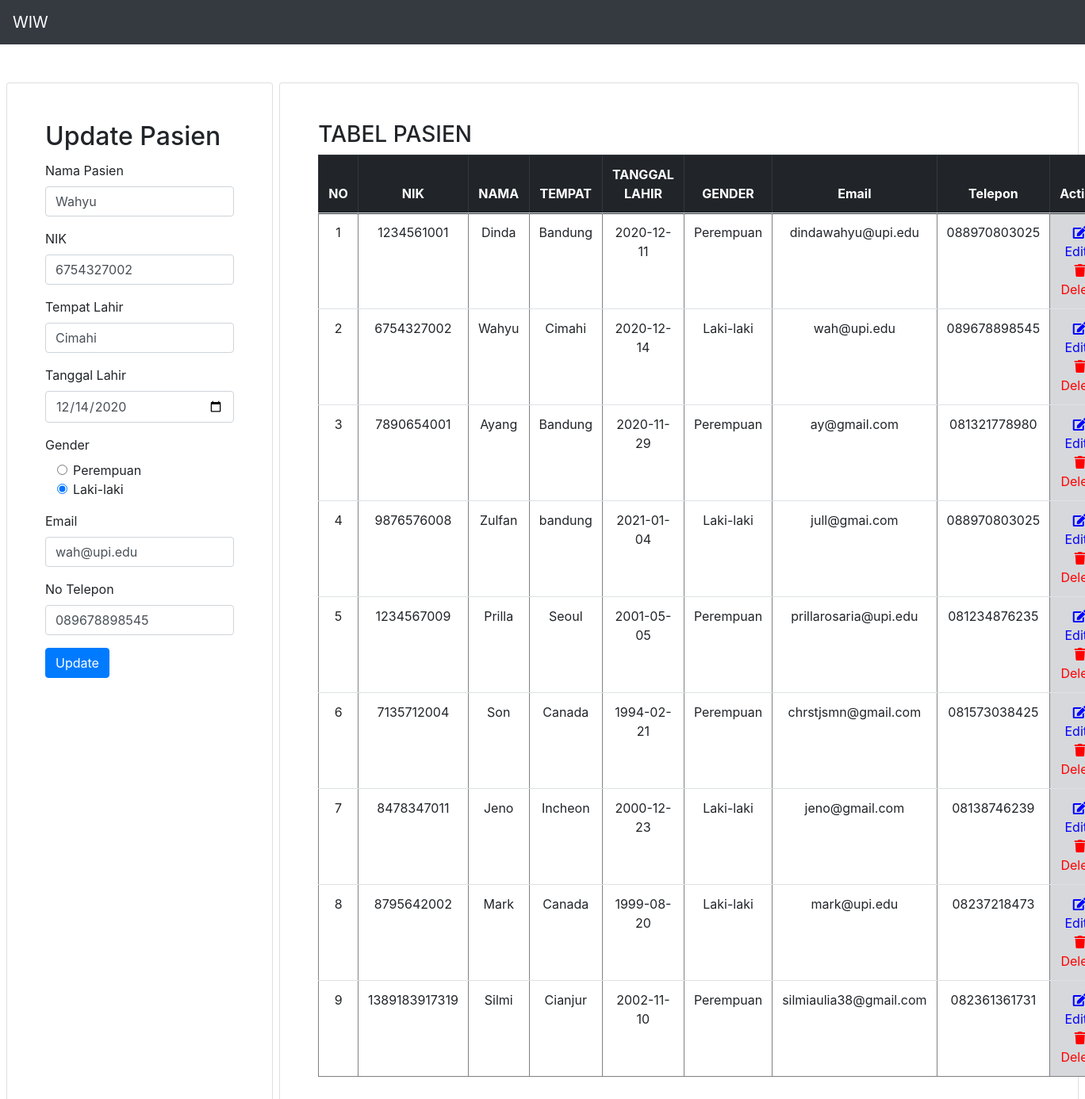
The page /MVP-01/index.php?id_edit=2 on the database its author committed.
### tables this page shows
CREATE TABLE `pasien` (
  `id` int(11) NOT NULL,
  `nik` varchar(100) NOT NULL,
  `nama` varchar(100) NOT NULL,
  `tempat` varchar(100) NOT NULL,
  `tl` varchar(100) NOT NULL,
  `gender` varchar(10) NOT NULL,
  `email` varchar(100) NOT NULL,
  `telp` varchar(100) NOT NULL
);

### MVP-01/index.php (called while the page is built, shortened)
<?php
include("model/DB.class.php");
include("model/TabelPasien.class.php");
include("view/TampilPasien.php");
$tp = new TampilPasien();
$data = $tp->tampil();
if(isset($_GET['id_edit'])) {
    $tp->editform($_GET['id_edit']);
}

### MVP-01/presenter/ProsesPasien.php (called while the page is built, shortened)
<?php
class ProsesPasien implements KontrakPresenter
{
	private $tabelpasien;
	private $data = [];
	function ProsesPasien()
	{
		try {
			$db_host = "localhost";
			$db_user = "root";
			$db_password = "";
			$db_name = "mvp_01";
			$this->tabelpasien = new TabelPasien($db_host, $db_user, $db_password, $db_name);
			$this->data = array();
		} catch (Exception $e) {
			echo "wiw error" . $e->getMessage();
		}
	}
	function prosesDataPasien()
	{
		try {
			$this->tabelpasien->open();
			$this->tabelpasien->getPasien();
			while ($row = $this->tabelpasien->getResult()) {
				$this->data[] = $row;
			}
		} catch (Exception $e) {
			echo "wiw error part 2" . $e->getMessage();
		}
	}
	function getUpdate($id){
		try {
			$this->tabelpasien->open();
			$this->tabelpasien->getPasienDetail($id);
			$row = $this->tabelpasien->getResult();
			return $data_update = $row;
		} catch (Exception $e) {
			echo "wiw error part 2" . $e->getMessage();
		}
	}
	function getId($i)
	{
		return $this->data[$i]['id'];
	}
	function getNik($i)
	{
		return $this->data[$i]['nik'];
	}
	function getNama($i)
	{
		return $this->data[$i]['nama'];
	}
	function getTempat($i)
	{
		return $this->data[$i]['tempat'];
	}
	function getTl($i)
	{
		return $this->data[$i]['tl'];
	}
	function getGender($i)
	{
		return $this->data[$i]['gender'];
	}
	function getEmail($i)
	{
		return $this->data[$i]['email'];
	}
	function getTelp($i)
	{
		return $this->data[$i]['telp'];
	}
}

### MVP-01/model/DB.class.php (called while the page is built, shortened)
<?php
class DB
{
	var $db_host = 'localhost';
	var $db_user = 'root';
	var $db_password = '';
	var $db_name = 'mvp_01';
	var $db_link = '';
	var $result = 0;
	function DB($db_host = '', $db_user = '', $db_password = '', $db_name = '')
	{
		$this->db_host = $db_host;
		$this->db_user = $db_user;
		$this->db_password = $db_password;
		$this->db_name = $db_name;
	}
	function open()
	{
		$this->db_link = mysqli_connect($this->db_host, $this->db_user, $this->db_password, $this->db_name);
	}
	function execute($query = "")
	{
		$this->result = mysqli_query($this->db_link, $query);
		return $this->result;
	}
	function getResult()
	{
		return mysqli_fetch_array($this->result);
	}
}

### MVP-01/model/TabelPasien.class.php (called while the page is built, shortened)
<?php
class TabelPasien extends DB
{
	function getPasien()
	{
		$query = "SELECT * FROM pasien";
		return $this->execute($query);
	}
	function getPasienDetail($id)
	{
		$query = "SELECT * FROM pasien WHERE id = '$id'";
		return $this->execute($query);
	}
}

### MVP-01/view/TampilPasien.php (the view, shortened to what this page needs)
<?php
include("presenter/ProsesPasien.php");
class TampilPasien implements KontrakView
{
	private $prosespasien;
	private $data_form = null;
	private $data = null;
	function TampilPasien()
	{
		$this->prosespasien = new ProsesPasien();
	}
	function tampil()
	{
		$this->prosespasien->prosesDataPasien();
		for ($i = 0; $i < $this->prosespasien->getSize(); $i++) {
			$no = $i + 1;
			$this->data .= "<tr>
			<td>" . $no . "</td>
			<td>" . $this->prosespasien->getNik($i) . "</td>
			<td>" . $this->prosespasien->getNama($i) . "</td>
			<td>" . $this->prosespasien->getTempat($i) . "</td>
			<td>" . $this->prosespasien->getTl($i) . "</td>
			<td>" . $this->prosespasien->getGender($i) . "</td>
			<td>" . $this->prosespasien->getEmail($i) . "</td>
			<td>" . $this->prosespasien->getTelp($i) . "</td>
			<td class='table-secondary' align='center'>
				<a href='index.php?id_edit=". $this->prosespasien->getId($i) . "' id='text-edit' class='text-edit'><i id='edit' class='fa fa-fw fa-edit'></i> Edit</a> |
				<a href='index.php?id_hapus=". $this->prosespasien->getId($i) . "' id='text-delete' class='text-delete'><i id='delete' class='fa fa-fw fa-trash'></i> Delete</a>
			</td>";
		}
	}
	function editform($id)
	{
		$data = $this->prosespasien->getUpdate($id);
		$this->data_form .= "<h2 class='card-title'>Update Pasien</h2>
							<form action='". $this->prosespasien->prosesUpdate() ."' method='POST'>
								<input type='hidden' name='id' value='". $id ."'>
								<div class='form-row'>
									<div class='form-group col'>
									<label for='nama'>Nama Pasien</label>
									<input type='text' class='form-control' name='nama' required value='". $data['nama']."'/>
									</div>
								</div>
								<div class='form-row'>
									<div class='form-group col'>
									<label for='nik'>NIK</label>
									<input type='text' class='form-control' name='nik' required value='". $data['nik']."'/>
									</div>
								</div>
								<div class='form-row'>
									<div class='form-group col'>
									<label for='tempat'>Tempat Lahir</label>
									<input type='text' class='form-control' name='tempat' required value='". $data['tempat']."'/>
									</div>
								</div>
								<div class='form-row'>
									<div class='form-group col'>
									<label for='tl'>Tanggal Lahir</label>
									<input class='form-control' type='date' name='tl' required value='". $data['tl']."'/>
									</div>
								</div>
								<div class='row'>
									<div class='form-group col'>
									<label for='gender'>Gender</label>
									<div class='col-sm-10'>
										<div class='form-check'>
										<input class='form-check-input' type='radio' name='gender' id='gender' value='Perempuan' ". (($data['gender'] == "Perempuan") ? "checked='checked'":'')."/>
										<label class='form-check-label' for='gender'>Perempuan</label>
										</div>
										<div class='form-check'>
										<input class='form-check-input' type='radio' name='gender' id='gender' value='Laki-laki' ". (($data['gender'] == "Laki-laki") ? "checked='checked'":'')."/>
										<label class='form-check-label' for='gender'>Laki-laki</label>
										</div>
									</div>
									</div>
								</div>
								<div class='form-row'>
									<div class='form-group col'>
									<label for='email'>Email</label>
									<input type='email' class='form-control' name='email' required value='". $data['email']."'/>
									</div>
								</div>
								<div class='form-row'>
									<div class='form-group col'>
									<label for='telp'>No Telepon</label>
									<input type='text' class='form-control' name='telp' required value='". $data['telp']."'/>
									</div>
								</div>
								<button type='submit' name='update' class='btn btn-primary'>Update</button>
							</form>";
	}
}

### rows shown on the page
pasien: nama "Wahyu", nik "6754327002", tempat "Cimahi", tl "12/14/2020", gender "☐ Gender", gender "☑", email "wah@upi.edu", telp "089678898545", tl "2020-12-14", gender "Laki-laki"
pasien: nik "1234561001", nama "Dinda", tempat "Bandung", tl "2020-12-11", gender "Perempuan", email "dindawahyu@upi.edu", telp "088970803025"
pasien: nik "7890654001", nama "Ayang", tempat "Bandung", tl "2020-11-29", gender "Perempuan", email "ay@gmail.com", telp "081321778980"
pasien: nik "9876576008", nama "Zulfan", tempat "bandung", tl "2021-01-04", gender "Laki-laki", email "jull@gmai.com", telp "088970803025"
pasien: nik "1234567009", nama "Prilla", tempat "Seoul", tl "2001-05-05", gender "Perempuan", email "prillarosaria@upi.edu", telp "081234876235"
pasien: nik "7135712004", nama "Son", tempat "Canada", tl "1994-02-21", gender "Perempuan", email "chrstjsmn@gmail.com", telp "081573038425"
pasien: nik "8478347011", nama "Jeno", tempat "Incheon", tl "2000-12-23", gender "Laki-laki", email "jeno@gmail.com", telp "08138746239"
pasien: nik "8795642002", nama "Mark", tempat "Canada", tl "1999-08-20", gender "Laki-laki", email "mark@upi.edu", telp "08237218473"
pasien: nik "1389183917319", nama "Silmi", tempat "Cianjur", tl "2002-11-10", gender "Perempuan", email "silmiaulia38@gmail.com", telp "082361361731"

### other values the page prints
$no "1 2 3 4 5 6 7 8 9"
